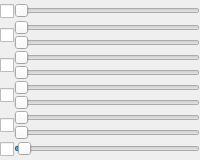
            <widget class="QWidget" name="filters_widget" native="true">
             <property name="sizePolicy">
              <sizepolicy hsizetype="Fixed" vsizetype="Minimum">
               <horstretch>0</horstretch>
               <verstretch>0</verstretch>
              </sizepolicy>
             </property>
             <property name="minimumSize">
              <size>
               <width>140</width>
               <height>0</height>
              </size>
             </property>
             <layout class="QVBoxLayout" name="verticalLayout" stretch="0,0,0,0,0,0">
              <property name="spacing">
               <number>0</number>
              </property>
              <property name="leftMargin">
               <number>0</number>
              </property>
              <property name="topMargin">
               <number>2</number>
              </property>
              <property name="rightMargin">
               <number>0</number>
              </property>
              <property name="bottomMargin">
               <number>2</number>
              </property>
              <item>
               <layout class="QHBoxLayout" name="horizontalLayout_3">
                <property name="spacing">
                 <number>0</number>
                </property>
                <item>
                 <widget class="QCheckBox" name="lowpass_onoff">
                  <property name="sizePolicy">
                   <sizepolicy hsizetype="Minimum" vsizetype="Minimum">
                    <horstretch>0</horstretch>
                    <verstretch>0</verstretch>
                   </sizepolicy>
                  </property>
                  <property name="text">
                   <string/>
                  </property>
                 </widget>
                </item>
                <item>
                 <widget class="QSlider" name="lowpass_freq_slider">
                  <property name="sizePolicy">
                   <sizepolicy hsizetype="Expanding" vsizetype="Fixed">
                    <horstretch>0</horstretch>
                    <verstretch>0</verstretch>
                   </sizepolicy>
                  </property>
                  <property name="minimumSize">
                   <size>
                    <width>0</width>
                    <height>18</height>
                   </size>
                  </property>
                  <property name="maximum">
                   <number>10000</number>
                  </property>
                  <property name="orientation">
                   <enum>Qt::Horizontal</enum>
                  </property>
                 </widget>
                </item>
               </layout>
              </item>
              <item>
               <layout class="QHBoxLayout" name="horizontalLayout_12">
                <property name="spacing">
                 <number>0</number>
                </property>
                <item>
                 <widget class="QCheckBox" name="lowshelf_onoff">
                  <property name="sizePolicy">
                   <sizepolicy hsizetype="Minimum" vsizetype="Minimum">
                    <horstretch>0</horstretch>
                    <verstretch>0</verstretch>
                   </sizepolicy>
                  </property>
                  <property name="text">
                   <string/>
                  </property>
                 </widget>
                </item>
                <item>
                 <layout class="QVBoxLayout" name="verticalLayout_7">
                  <property name="spacing">
                   <number>0</number>
                  </property>
                  <item>
                   <widget class="QSlider" name="lowshelf_freq_slider">
                    <property name="sizePolicy">
                     <sizepolicy hsizetype="Expanding" vsizetype="Expanding">
                      <horstretch>0</horstretch>
                      <verstretch>0</verstretch>
                     </sizepolicy>
                    </property>
                    <property name="maximum">
                     <number>10000</number>
                    </property>
                    <property name="orientation">
                     <enum>Qt::Horizontal</enum>
                    </property>
                   </widget>
                  </item>
                  <item>
                   <widget class="QSlider" name="lowshelf_gain_slider">
                    <property name="sizePolicy">
                     <sizepolicy hsizetype="Expanding" vsizetype="Expanding">
                      <horstretch>0</horstretch>
                      <verstretch>0</verstretch>
                     </sizepolicy>
                    </property>
                    <property name="maximum">
                     <number>10000</number>
                    </property>
                    <property name="orientation">
                     <enum>Qt::Horizontal</enum>
                    </property>
                   </widget>
                  </item>
                 </layout>
                </item>
               </layout>
              </item>
              <item>
               <layout class="QHBoxLayout" name="horizontalLayout_6">
                <property name="spacing">
                 <number>0</number>
                </property>
                <item>
                 <widget class="QCheckBox" name="eq1_onoff">
                  <property name="sizePolicy">
                   <sizepolicy hsizetype="Minimum" vsizetype="Minimum">
                    <horstretch>0</horstretch>
                    <verstretch>0</verstretch>
                   </sizepolicy>
                  </property>
                  <property name="text">
                   <string/>
                  </property>
                 </widget>
                </item>
                <item>
                 <layout class="QVBoxLayout" name="verticalLayout_4">
                  <property name="spacing">
                   <number>0</number>
                  </property>
                  <item>
                   <widget class="QSlider" name="eq1_freq_slider">
                    <property name="sizePolicy">
                     <sizepolicy hsizetype="Expanding" vsizetype="Expanding">
                      <horstretch>0</horstretch>
                      <verstretch>0</verstretch>
                     </sizepolicy>
                    </property>
                    <property name="maximum">
                     <number>10000</number>
                    </property>
                    <property name="orientation">
                     <enum>Qt::Horizontal</enum>
                    </property>
                   </widget>
                  </item>
                  <item>
                   <widget class="QSlider" name="eq1_gain_slider">
                    <property name="sizePolicy">
                     <sizepolicy hsizetype="Expanding" vsizetype="Expanding">
                      <horstretch>0</horstretch>
                      <verstretch>0</verstretch>
                     </sizepolicy>
                    </property>
                    <property name="maximum">
                     <number>10000</number>
                    </property>
                    <property name="orientation">
                     <enum>Qt::Horizontal</enum>
                    </property>
                   </widget>
                  </item>
                 </layout>
                </item>
               </layout>
              </item>
              <item>
               <layout class="QHBoxLayout" name="horizontalLayout_7">
                <property name="spacing">
                 <number>0</number>
                </property>
                <item>
                 <widget class="QCheckBox" name="eq2_onoff">
                  <property name="sizePolicy">
                   <sizepolicy hsizetype="Minimum" vsizetype="Minimum">
                    <horstretch>0</horstretch>
                    <verstretch>0</verstretch>
                   </sizepolicy>
                  </property>
                  <property name="text">
                   <string/>
                  </property>
                 </widget>
                </item>
                <item>
                 <layout class="QVBoxLayout" name="verticalLayout_5">
                  <property name="spacing">
                   <number>0</number>
                  </property>
                  <item>
                   <widget class="QSlider" name="eq2_freq_slider">
                    <property name="sizePolicy">
                     <sizepolicy hsizetype="Expanding" vsizetype="Expanding">
                      <horstretch>0</horstretch>
                      <verstretch>0</verstretch>
                     </sizepolicy>
                    </property>
                    <property name="maximum">
                     <number>10000</number>
                    </property>
                    <property name="orientation">
                     <enum>Qt::Horizontal</enum>
                    </property>
                   </widget>
                  </item>
                  <item>
                   <widget class="QSlider" name="eq2_gain_slider">
                    <property name="sizePolicy">
                     <sizepolicy hsizetype="Expanding" vsizetype="Expanding">
                      <horstretch>0</horstretch>
                      <verstretch>0</verstretch>
                     </sizepolicy>
                    </property>
                    <property name="maximum">
                     <number>10000</number>
                    </property>
                    <property name="orientation">
                     <enum>Qt::Horizontal</enum>
                    </property>
                   </widget>
                  </item>
                 </layout>
                </item>
               </layout>
              </item>
              <item>
               <layout class="QHBoxLayout" name="horizontalLayout_13">
                <property name="spacing">
                 <number>0</number>
                </property>
                <item>
                 <widget class="QCheckBox" name="highshelf_onoff">
                  <property name="sizePolicy">
                   <sizepolicy hsizetype="Minimum" vsizetype="Minimum">
                    <horstretch>0</horstretch>
                    <verstretch>0</verstretch>
                   </sizepolicy>
                  </property>
                  <property name="text">
                   <string/>
                  </property>
                 </widget>
                </item>
                <item>
                 <layout class="QVBoxLayout" name="verticalLayout_8">
                  <property name="spacing">
                   <number>0</number>
                  </property>
                  <item>
                   <widget class="QSlider" name="highshelf_freq_slider">
                    <property name="sizePolicy">
                     <sizepolicy hsizetype="Expanding" vsizetype="Expanding">
                      <horstretch>0</horstretch>
                      <verstretch>0</verstretch>
                     </sizepolicy>
                    </property>
                    <property name="maximum">
                     <number>10000</number>
                    </property>
                    <property name="orientation">
                     <enum>Qt::Horizontal</enum>
                    </property>
                   </widget>
                  </item>
                  <item>
                   <widget class="QSlider" name="highshelf_gain_slider">
                    <property name="sizePolicy">
                     <sizepolicy hsizetype="Expanding" vsizetype="Expanding">
                      <horstretch>0</horstretch>
                      <verstretch>0</verstretch>
                     </sizepolicy>
                    </property>
                    <property name="maximum">
                     <number>10000</number>
                    </property>
                    <property name="orientation">
                     <enum>Qt::Horizontal</enum>
                    </property>
                   </widget>
                  </item>
                 </layout>
                </item>
               </layout>
              </item>
              <item>
               <layout class="QHBoxLayout" name="horizontalLayout_9">
                <property name="spacing">
                 <number>0</number>
                </property>
                <item>
                 <widget class="QCheckBox" name="highpass_onoff">
                  <property name="sizePolicy">
                   <sizepolicy hsizetype="Minimum" vsizetype="Minimum">
                    <horstretch>0</horstretch>
                    <verstretch>0</verstretch>
                   </sizepolicy>
                  </property>
                  <property name="text">
                   <string/>
                  </property>
                 </widget>
                </item>
                <item>
                 <widget class="QSlider" name="highpass_freq_slider">
                  <property name="sizePolicy">
                   <sizepolicy hsizetype="Expanding" vsizetype="Fixed">
                    <horstretch>0</horstretch>
                    <verstretch>0</verstretch>
                   </sizepolicy>
                  </property>
                  <property name="minimumSize">
                   <size>
                    <width>0</width>
                    <height>18</height>
                   </size>
                  </property>
                  <property name="maximum">
                   <number>10000</number>
                  </property>
                  <property name="value">
                   <number>200</number>
                  </property>
                  <property name="orientation">
                   <enum>Qt::Horizontal</enum>
                  </property>
                 </widget>
                </item>
               </layout>
              </item>
             </layout>
            </widget>
